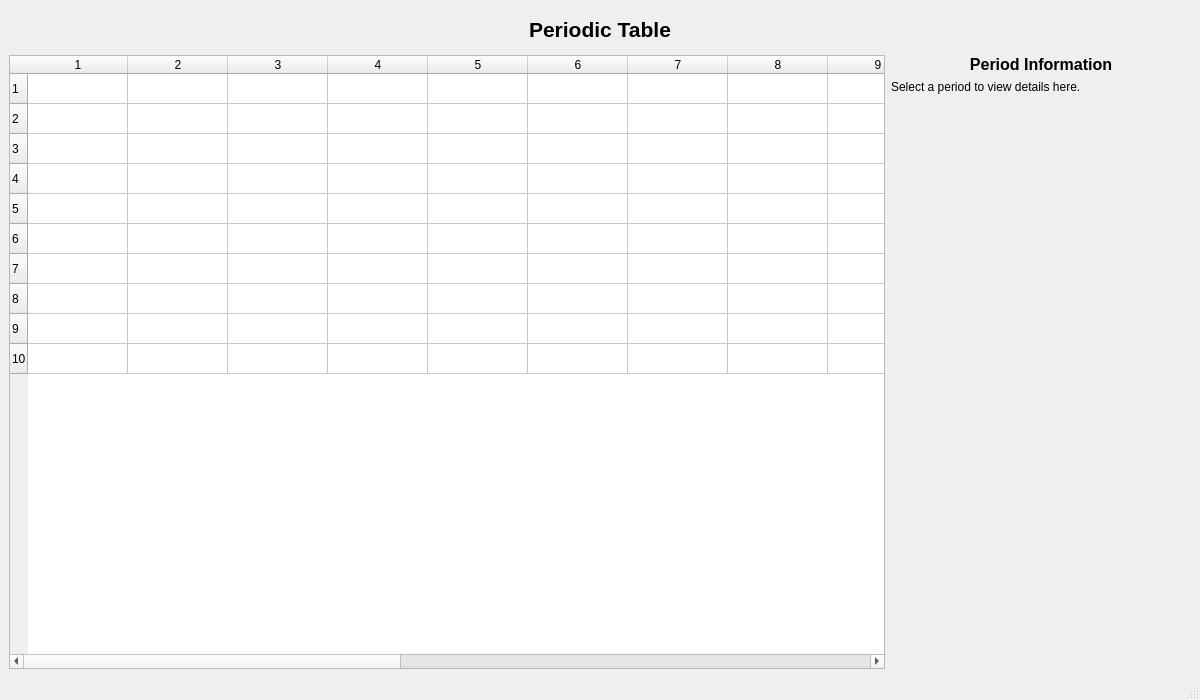
<?xml version="1.0" encoding="UTF-8"?>
<ui version="4.0">
 <class>PeriodicTableWindow</class>
 <widget class="QMainWindow" name="PeriodicTableWindow">
  <property name="geometry">
   <rect>
    <x>0</x>
    <y>0</y>
    <width>1200</width>
    <height>700</height>
   </rect>
  </property>
  <property name="windowTitle">
   <string>Periodic Table</string>
  </property>
  <widget class="QWidget" name="centralwidget">
   <layout class="QVBoxLayout" name="verticalLayoutMain">
    <item>
     <widget class="QLabel" name="titleLabel">
      <property name="text">
       <string>Periodic Table</string>
      </property>
      <property name="alignment">
       <set>Qt::AlignCenter</set>
      </property>
      <property name="minimumSize">
       <size>
        <width>0</width>
        <height>40</height>
       </size>
      </property>
      <property name="font">
       <font>
        <pointsize>16</pointsize>
        <bold>true</bold>
       </font>
      </property>
     </widget>
    </item>
    <item>
     <!-- Horizontal layout: Table + Period Info Panel -->
     <layout class="QHBoxLayout" name="horizontalLayoutTable">
      <item>
       <widget class="QTableWidget" name="tablePeriodic">
        <property name="rowCount">
         <number>10</number>
        </property>
        <property name="columnCount">
         <number>18</number>
        </property>
        <property name="sizePolicy">
         <sizepolicy hsizetype="Expanding" vsizetype="Expanding">
          <horstretch>3</horstretch>
          <verstretch>0</verstretch>
         </sizepolicy>
        </property>
       </widget>
      </item>
      <item>
       <!-- Right-side panel for period data -->
       <layout class="QVBoxLayout" name="verticalLayoutPeriodInfo">
        <item>
         <widget class="QLabel" name="labelPeriodInfoTitle">
          <property name="text">
           <string>Period Information</string>
          </property>
          <property name="alignment">
           <set>Qt::AlignCenter</set>
          </property>
          <property name="font">
           <font>
            <pointsize>12</pointsize>
            <bold>true</bold>
           </font>
          </property>
         </widget>
        </item>
        <item>
         <widget class="QLabel" name="labelPeriodInfoContent">
          <property name="text">
           <string>Select a period to view details here.</string>
          </property>
          <property name="wordWrap">
           <bool>true</bool>
          </property>
          <property name="alignment">
           <set>Qt::AlignTop</set>
          </property>
          <property name="minimumSize">
           <size>
            <width>300</width>
            <height>30</height>
           </size>
          </property>
         </widget>
        </item>
        <item>
         <spacer name="verticalSpacerPeriodInfo">
          <property name="orientation">
           <enum>Qt::Vertical</enum>
          </property>
          <property name="sizeHint" stdset="0">
           <size>
            <width>5</width>
            <height>200</height>
           </size>
          </property>
         </spacer>
        </item>
       </layout>
      </item>
     </layout>
    </item>
   </layout>
  </widget>
  <widget class="QMenuBar" name="menubar"/>
  <widget class="QStatusBar" name="statusbar"/>
 </widget>
 <resources/>
 <connections/>
</ui>
